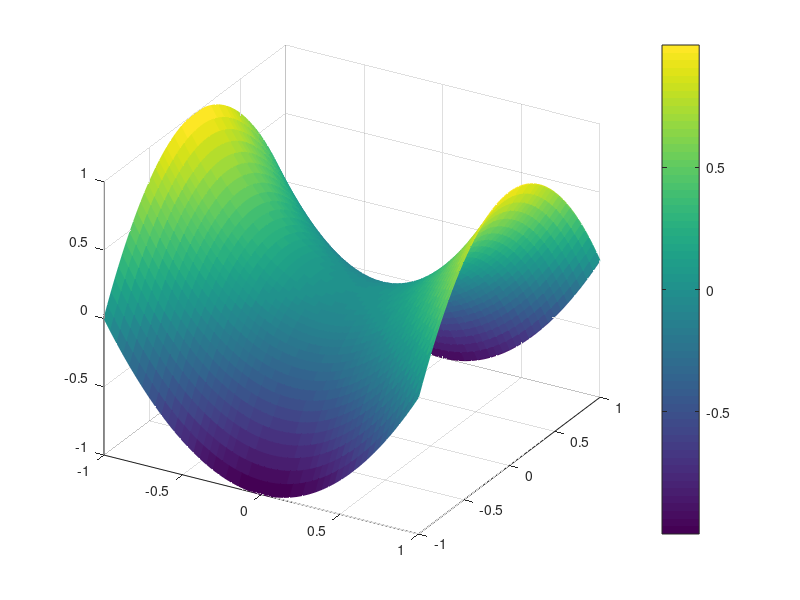

This figure's MATLAB source: (Note: this script raises an error after producing the figure.)
DeepBlue  = [0,92/255,175/255];
DeepGreen = [92/255,172/255,129/255];
MyOrange  = [226/255,148/255,59/255];
MyBlue    = [123/255,144/255,210/255];
MyRed     = [224/255,60/255,138/255];

x=linspace(-1,1,50);
y=linspace(-1,1,50);
[X,Y] = meshgrid(x,y);
Z = X.^2-Y.^2;
figure;
surf(X,Y,Z,"EdgeColor","flat","FaceAlpha",1);
view(30,30);
colorbar('AxisLocation','out','Ticks',[-.8,.8],...
         'TickLabels',{'Low','High'})
xticks('');
yticks('');
zticks('');
zlim([-1,1]);
axis off;

plot(x,x.^2,'LineWidth',4,'Color',MyBlue);
axis off;
set(gcf,'Renderer', 'painters');


